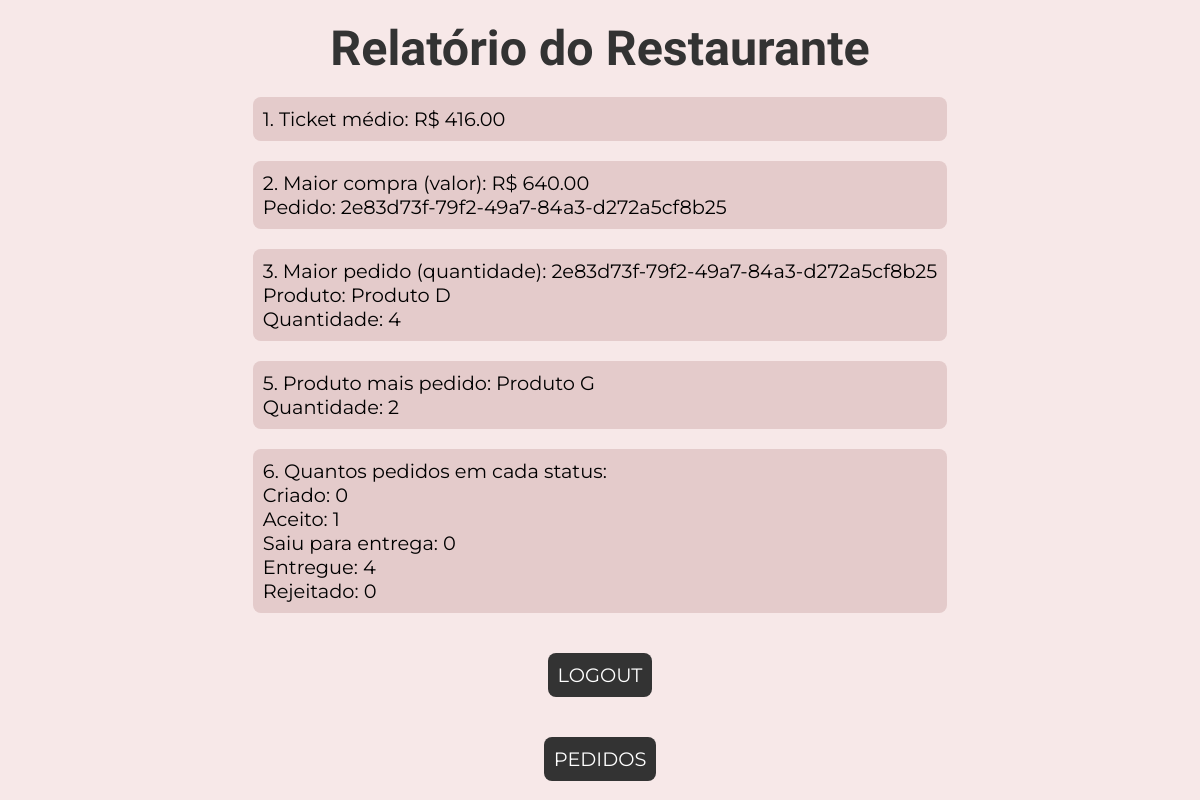
Page /report (signed in) on the committed database.
### tables this page shows
CREATE TABLE client_order (
                order_id TEXT,
                fk_client INT,
                fk_product INT,
                quantity INT,
                date_order TEXT,
                fk_restaurant INT,
                order_total INT DEFAULT 0,
                status INT DEFAULT 0,

                FOREIGN KEY (fk_client) REFERENCES client(id),
                FOREIGN KEY (fk_product) REFERENCES product(id),
                FOREIGN KEY (fk_restaurant) REFERENCES restaurant(id)
            );

CREATE TABLE product (
                id INTEGER PRIMARY KEY AUTOINCREMENT,
                name_product TEXT NOT NULL,
                price INT NOT NULL,
                fk_id_restaurant INT NOT NULL,
                FOREIGN KEY (fk_id_restaurant) REFERENCES restaurant(id) 
            );

### appFlask.py (the view)
@appFlask.route('/report', methods=['GET', 'POST'])
def report():
     if 'pk' not in session:
        return redirect(url_for('login'))
     average_ticketRAW = DB.get_avg_ticket(my_db, session['pk']) #usar index [0], [1]
     most_expensive_orderRAW = DB.get_most_expensive_order(my_db, session['pk'])
     biggest_order_in_quantityRAW = DB.get_biggest_order_in_quantity(my_db, session['pk'])
     most_ordered_productRAW = DB.get_most_ordered_product(my_db, session['pk'])
     quantity_of_products_per_statusRAW = DB.get_quantity_of_products_per_status(my_db, session['pk']) #usar index [0][0], [0][1]
     quantity_of_restaurantsRAW = DB.get_quantity_of_restaurants(my_db)
     quantity_of_clientsRAW = DB.get_quantity_of_clients(my_db)
     unique_clients_per_restaurantRAW = DB.get_unique_clients_per_restaurant(my_db)
     average_ticket_per_restaurantRAW = DB.get_average_ticket_per_restaurant(my_db)
     return render_template('report.html',
                            average_ticket=average_ticketRAW,
                            most_expensive_order=most_expensive_orderRAW,
                            biggest_order_in_quantity=biggest_order_in_quantityRAW,
                            most_ordered_product=most_ordered_productRAW,
                            quantity_of_products_per_status=quantity_of_products_per_statusRAW,
                            quantity_of_restaurants=quantity_of_restaurantsRAW,
                            quantity_of_clients=quantity_of_clientsRAW,
                            unique_clients_per_restaurant=unique_clients_per_restaurantRAW,
                            average_ticket_per_restaurant=average_ticket_per_restaurantRAW,
                            user=session['pk'])

### database/db.py (called while the page is built)
    def get_avg_ticket(self, fk_restaurant):
        cur = self.connection.cursor()
        cur.execute('''
            SELECT avg(order_total) AS Avg_Ticket
            FROM client_order
            WHERE fk_restaurant = ?;
        ''', (fk_restaurant,))
        record = cur.fetchone()
        cur.close()
        if record is None:
            return None
        else:
            return f"R$ {record[0] / 100:.2f}" if record[0] is not None else "R$ 0.00"

    def get_most_expensive_order(self, fk_restaurant):
        cur = self.connection.cursor()
        cur.execute('''
                        SELECT order_id, order_total
                        FROM client_order
                        GROUP BY order_id
                        HAVING fk_restaurant = ?
                        ORDER BY order_total DESC
                        LIMIT 1;
                        ''', (fk_restaurant,))
        record = cur.fetchone()
        cur.close()
        if record is None:
            return None
        else:
            return record

    def get_biggest_order_in_quantity(self, fk_restaurant):
        cur = self.connection.cursor()
        cur.execute('''
                        SELECT co.order_id, p.name_product, sum(co.quantity)
                        FROM client_order co
                        INNER JOIN product p ON co.fk_product = p.id
                        GROUP BY order_total
                        HAVING fk_restaurant = ?
                        ORDER BY order_total DESC
                        LIMIT 1;
                        ''', (fk_restaurant,))
        record = cur.fetchone()
        cur.close()
        if record is None:
            return None
        else:
            return record

    def get_most_ordered_product(self, fk_restaurant):
        cur = self.connection.cursor()
        cur.execute('''
                        SELECT p.name_product, sum(co.quantity)
                        FROM client_order co
                        INNER JOIN product p ON co.fk_product = p.id
                        GROUP BY fk_product
                        HAVING fk_restaurant = ?
                        ORDER BY fk_product DESC
                        LIMIT 1;
                        ''', (fk_restaurant,))
        record = cur.fetchone()
        cur.close()
        if record is None:
            return None
        else:
            return record

### templates/report.html (shortened to what this page needs)
<!DOCTYPE html>
<html lang="pt-BR">
<head>
    <link rel="stylesheet" href="{{ url_for('static', filename='report.css') }}">
</head>
<body>
    <div class="container">
        {% if user != 1 %}
        <h1>Relatório do Restaurante</h1>
        <div class="item">
            <p>1. Ticket médio: {{average_ticket}}</p>
        </div>
        <div class="item">
            <p>2. Maior compra (valor): R$ {{ '%.2f' | format(most_expensive_order[1] / 100) }}</p>
            <p>Pedido: {{most_expensive_order[0]}}</p>
        </div>
        <div class="item">
            <p>3. Maior pedido (quantidade): {{biggest_order_in_quantity[0]}}</p>
            <p>Produto: {{biggest_order_in_quantity[1]}} </p>
            <p>Quantidade: {{biggest_order_in_quantity[2]}}</p>
        </div>
        <div class="item">
            <p>5. Produto mais pedido: {{most_ordered_product[0]}}</p>
            <p>Quantidade: {{most_ordered_product[1]}}</p>
        </div>
        <div class="item">
            <p>6. Quantos pedidos em cada status:</p>
            <p>Criado: {{quantity_of_products_per_status[0][0]}}</p>
            <p>Aceito: {{quantity_of_products_per_status[0][1]}}</p>
            <p>Saiu para entrega: {{quantity_of_products_per_status[0][2]}}</p>
            <p>Entregue: {{quantity_of_products_per_status[0][3]}}</p>
            <p>Rejeitado: {{quantity_of_products_per_status[0][4]}}</p>
        </div>
        {% endif %}
            <form action="{{ url_for('logout') }}" method="GET">
                <button class="default_btn" type="submit">LOGOUT</button>
            </form>
            <form action="{{ url_for('order_pannel') }}" method="GET">
                <button class="default_btn" type="submit">PEDIDOS</button>
            </form>
        </div>
    </body>
    </html>

### static/report.css (style rules this page uses)
* { margin: 0; padding: 0; box-sizing: border-box; text-decoration: none; font-family: "Montserrat", serif; font-size: 1.1rem; }
html { background-color: rgb(247, 232, 232); width: 100%; height: 100%; display: flex; justify-content: center; align-items: center; }
.container { display: flex; flex-direction: column; justify-content: center; align-items: center; gap: 20px; background-color: rgb(247, 232, 232); }
h1 { color: #333; font-family: "Macondo", serif; font-size: 2.5em; text-align: center; }
button, input { border: none; border-radius: 8px; }
.default_btn { margin-top: 20px; padding: 10px; background-color: #333; color: white; border: none; border-radius: 8px; cursor: pointer; width: fit-content; }
.item { background-color: rgb(228, 203, 203); border-radius: 8px; padding: 10px; width: 100%; }

### rows in the picture
client_order: order "2e83d73f-79f2-49a7-84a3-d272a5cf8b25"
product: name_product "Produto D"
product: name_product "Produto G"

### other values in the picture
{{ average_ticket }} "R$ 416.00"
{{ '%.2f' | format(most_expensive_order[1] / 100) }} "640.00"
{{ biggest_order_in_quantity[2] }} "4"
{{ most_ordered_product[1] }} "2"
{{ quantity_of_products_per_status[0][0] }} "0"
{{ quantity_of_products_per_status[0][1] }} "1"
{{ quantity_of_products_per_status[0][2] }} "0"
{{ quantity_of_products_per_status[0][3] }} "4"
{{ quantity_of_products_per_status[0][4] }} "0"
